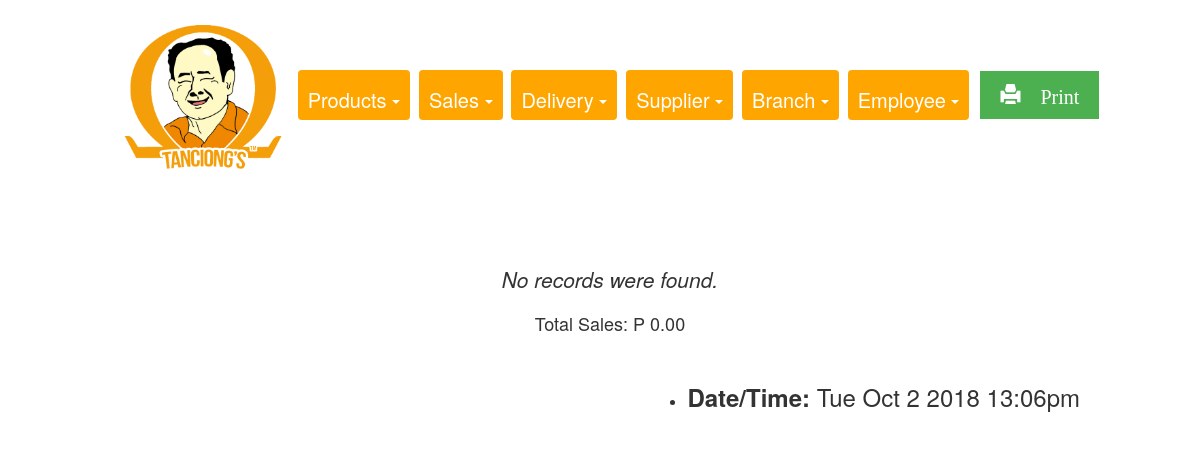
Before: /Final_Tanciongs/REPORTS/salesReport.php with the older database file.
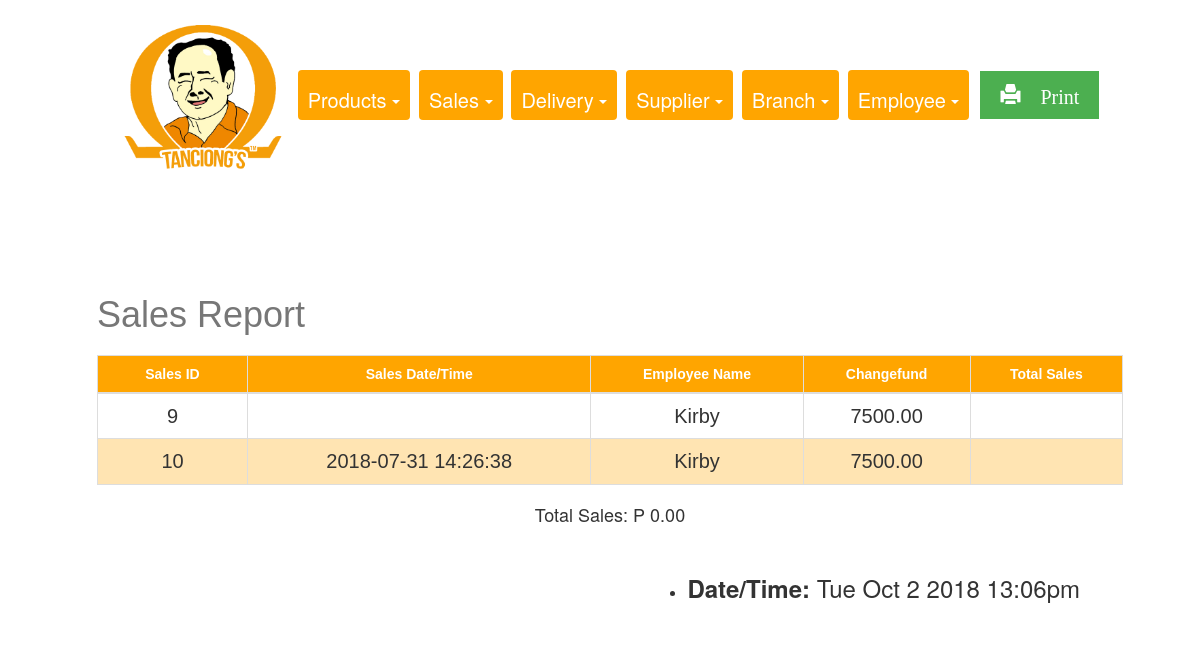
After: the same page with the newer database file.
### tables this page shows
CREATE TABLE `sales` (
  `sales_id` int(11) NOT NULL,
  `sales_datetime` datetime DEFAULT NULL,
  `employee_id` int(11) DEFAULT NULL,
  `changefund` float(255,2) DEFAULT NULL,
  `total_sales` float(255,2) DEFAULT NULL
);

CREATE TABLE `employee` (
  `employee_id` int(11) NOT NULL,
  `employee_firstname` varchar(255) DEFAULT NULL,
  `employee_lastname` varchar(255) DEFAULT NULL,
  `username` varchar(255) DEFAULT NULL,
  `password` varchar(255) DEFAULT NULL,
  `employee_email` varchar(255) DEFAULT NULL,
  `employee_contactnumber` varchar(15) DEFAULT NULL,
  `employee_address` varchar(255) DEFAULT NULL,
  `branch_id` int(11) DEFAULT NULL,
  `isAdmin` tinyint(4) DEFAULT NULL,
  `deleteStatus` tinyint(4) DEFAULT NULL
);

### Final_Tanciongs/REPORTS/salesReport.php (the view, shortened to what this page needs)
<!DOCTYPE html>
<html>
<head>
  <link rel="stylesheet" href="https://maxcdn.bootstrapcdn.com/bootstrap/3.3.7/css/bootstrap.min.css">
  <link rel="stylesheet" type="text/css" href="report.css">
</head>
<body>
<center>
<div class="container-fluid1">
<div class= "choices">
<img class="img1" src="pic.png">
<div class="btn-group">
  <a class="btn dropdown-toggle" data-toggle="dropdown">
   Products
    <span class="caret"></span>
  </a>
</div>
<div class="btn-group">
  <a class="btn dropdown-toggle" data-toggle="dropdown">
    Sales
    <span class="caret"></span>
  </a>
</div>
<div class="btn-group">
  <a class="btn dropdown-toggle" data-toggle="dropdown">
   Delivery
    <span class="caret"></span>
  </a>
</div>
<div class="btn-group">
  <a class="btn dropdown-toggle" data-toggle="dropdown">
   Supplier
    <span class="caret"></span>
  </a>
</div>
<div class="btn-group">
  <a class="btn dropdown-toggle" data-toggle="dropdown">
 Branch
    <span class="caret"></span>
  </a>
</div>
<div class="btn-group">
  <a class="btn dropdown-toggle" data-toggle="dropdown">
   Employee
    <span class="caret"></span>
  </a>
</div>
<div class="btn-group">
  <a class="button" href="salesReportPrint.php"  target="_blank"><span class="glyphicon glyphicon-print"> Print</span>
  </a>
</div>
</div>
<br>
</div>
<div class="container">
<?php
                    require_once 'connection.php'; ?>
                    <br><br><br>
                    <?php
                     $sql = "SELECT * FROM sales, employee
                      WHERE sales.employee_id = employee.employee_id
                    ORDER BY sales_id ASC";
                    if($result = mysqli_query($conn, $sql)){
                        if(mysqli_num_rows($result) > 0){
                            echo "<center><table class='table'></center>";
                                echo "<thead>";
                                echo "<caption><h1>Sales Report</h1></caption>";
                                    echo "<tr style='width: 100px;'>";
                                        echo "<th style='width: 150px;'>Sales ID</th>";
                                        echo "<th>Sales Date/Time</th>";
                                        echo "<th>Employee Name</th>";
                                        echo "<th>Changefund</th>";
                                        echo "<th>Total Sales</th>";
                                    echo "</tr>";
                                echo "</thead>";
                                echo "<tbody>";
                                while($row = mysqli_fetch_assoc($result)){
                                    echo "<tr>";
                                    $sum_sales= 0;
                                    $total_payment  = $row['total_sales'];
                                        echo "<td> ", "<center>". $row['sales_id'] . "</center>", "</td>";
                                        echo "<td> ","<center>". $row['sales_datetime'] . "</center>","</td>";
                                        echo "<td> ", "<center>". $row['employee_firstname'] . "</center>","</td>";
                                        echo "<td> ", "<center>". $row['changefund'] . "</center>","</td>";
                                        echo "<td> ", "<center>". $row['total_sales'] . "</center>", "</td>";
                                        $sum_sales += $total_payment;
                                    echo "</tr>";
                                }
                                echo "</tbody>";
                        } else{
                            echo "<p class='lead'><em>No records were found.</em></p>";
                        }
                    } else{
                        echo "ERROR: Could not able to execute $sql. " . mysqli_error($conn);
                    }
                    ?>
                    <h4>Total Sales: P <?php echo number_format($sum_sales, 2);  ?> </h4><br>
<ul class=date>
     <li><h3><b>Date/Time: </b><span id="date"></h3></li>
</ul>
</div>
</body>
</html>

Changed rows visible on the page:
added sales: sales_id "9", employee.employee_firstname "Kirby", changefund "7500.00"
added sales: sales_id "10", sales_datetime "2018-07-31 14:26:38", employee.employee_firstname "Kirby", changefund "7500.00"
Other visible differences:
text no longer shown: "No records were found."
text now shown: "Sales Report Sales ID Sales Date/Time Employee Name Changefund Total Sales"
